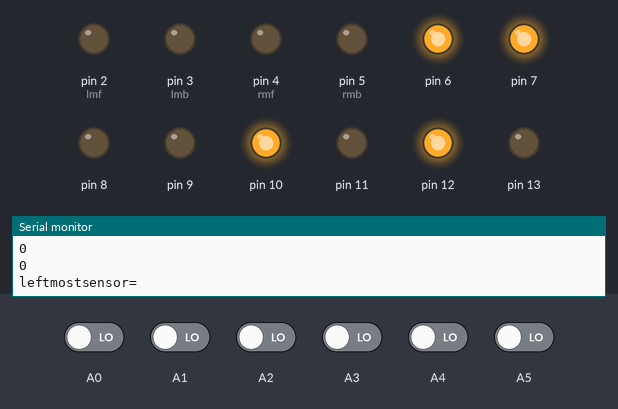
Recording of a sketch running on a simulated Arduino Uno, built with avr-gcc and run on an emulated ATmega328P. On the bench: output pins drawn as LEDs (lit = HIGH), the last lines printed to the serial monitor. The inputs (shaded band) are chosen by the test bench; at power-on: A0–5 LOW.

Above: at 1.2 s.
1.3 s: A0 driven HIGH
At 2.5 s:
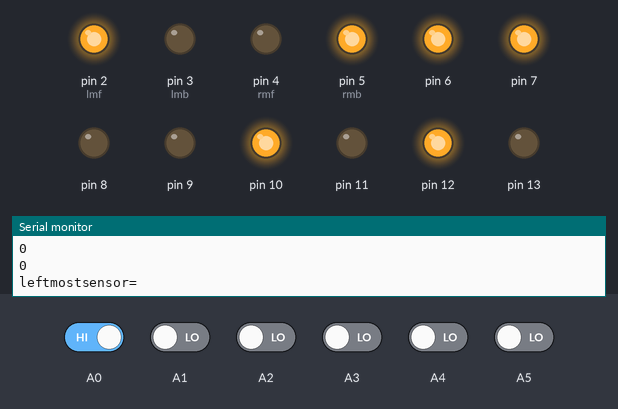
2.8 s: A1 driven HIGH
At 3.4 s:
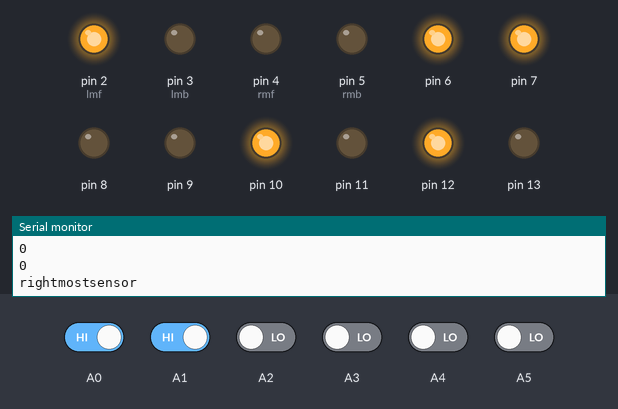
4.3 s: A3 driven HIGH
At 5.1 s:
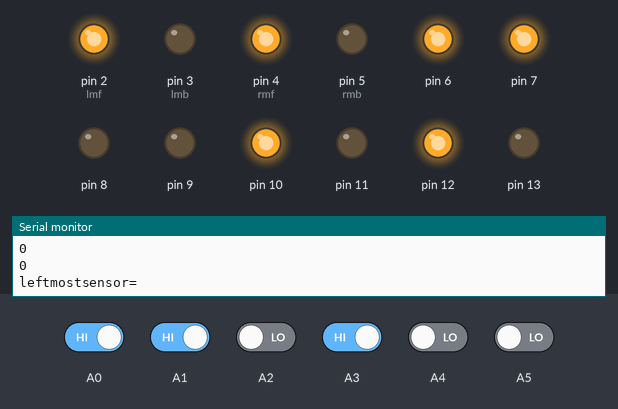
5.8 s: A1 driven LOW
At 6.7 s:
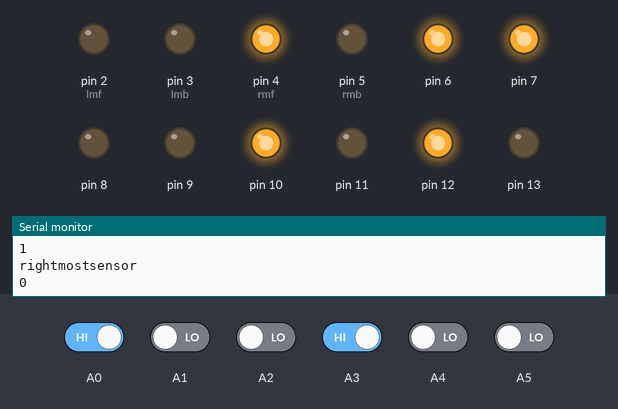
7.3 s: A3 driven LOW
At 8.5 s:
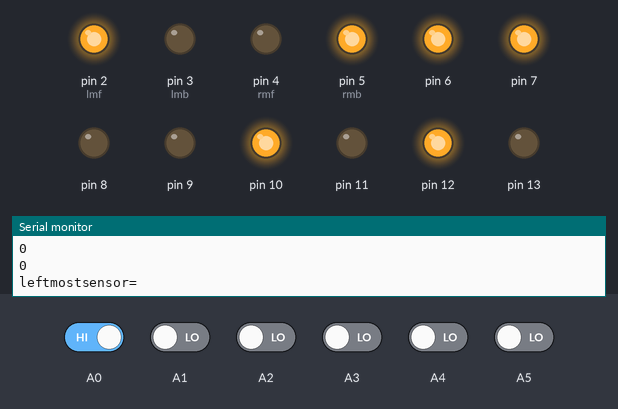
8.8 s: A0 driven LOW and A4 driven HIGH
At 9.2 s:
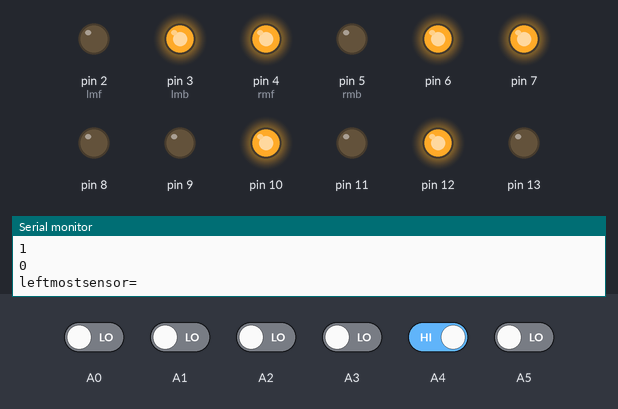
Timing chart, 0 to 11.3 s (numbered marks = the images above; inputs shaded):
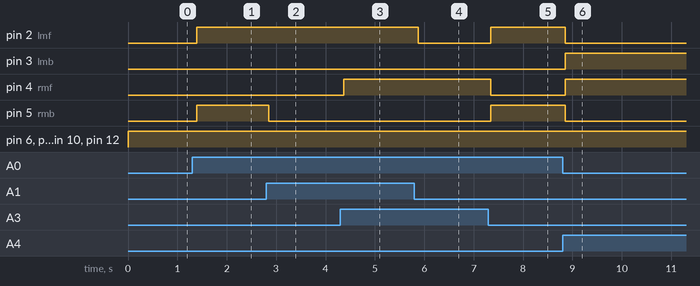

Measured:
- after the input at 1.3 s, pin 2 (lmf), pin 5 (rmb): LOW → HIGH after 0.09 s
- after the input at 2.8 s, pin 5 (rmb): HIGH → LOW after 0.05 s
- after the input at 4.3 s, pin 4 (rmf): LOW → HIGH after 0.07 s
- after the input at 5.8 s, pin 2 (lmf): HIGH → LOW after 0.08 s
- after the input at 7.3 s, pin 2 (lmf), pin 5 (rmb): LOW → HIGH at once; pin 4 (rmf): HIGH → LOW at once
- after the input at 8.8 s, pin 2 (lmf), pin 5 (rmb): HIGH → LOW after 0.06 s; pin 3 (lmb), pin 4 (rmf): LOW → HIGH after 0.06 s

The sketch:

AYUSHYAHAGLELA.ino
```cpp
int lmf=2;
int lmb=3;
int rmf=4;
int rmb=5;

int val0=0;
int val1=0;
int val2=0;
int val3=0;
int val4=0;
int val5=0;

/*int oldlm1=0;
int oldrm1=0;
int oldl1=0;
int oldm1=0;
int oldr1=0;
int oldlm2=0;
int oldrm2=0;
int oldl2=0;
int oldm2=0;
int oldr2=0;
int oldlm3=0;
int oldrm3=0;
int oldl3=0;
int oldm3=0;
int oldr3=0;

int oldlm4=0;
int oldrm4=0;
int oldl4=0;
int oldm4=0;
int oldr4=0;

int oldlm5=0;
int oldrm5=0;
int oldl5=0;
int oldm5=0;
int oldr5=0;

int oldlm6=0;
int oldrm6=0;
int oldl6=0;
int oldm6=0;
int oldr6=0;

int oldlm7=0;
int oldrm7=0;
int oldl7=0;
int oldm7=0;
int oldr7=0;

int oldlm8=0;
int oldrm8=0;
int oldl8=0;
int oldm8=0;
int oldr8=0;

int oldlm9=0;
int oldrm9=0;
int oldl9=0;
int oldm9=0;
int oldr9=0;

int oldlm10=0;
int oldrm10=0;
int oldl10=0;
int oldm10=0;
int oldr10=0;

int oldlm11=0;
int oldrm11=0;
int oldl11=0;
int oldm11=0;
int oldr11=0;

int oldlm12=0;
int oldrm12=0;
int oldl12=0;
int oldm12=0;
int oldr12=0;

int oldlm13=0;
int oldrm13=0;
int oldl13=0;
int oldm13=0;
int oldr13=0;

int oldlm14=0;
int oldrm14=0;
int oldl14=0;
int oldm14=0;
int oldr14=0;

int oldlm15=0;
int oldrm15=0;
int oldl15=0;
int oldm15=0;
int oldr15=0;

int oldlm16=0;
int oldrm16=0;
int oldl16=0;
int oldm16=0;
int oldr16=0;
*/

void setup()
{

Serial.begin(9600);
pinMode(A0,INPUT);
pinMode(A1,INPUT);
pinMode(A2,INPUT);
pinMode(A3,INPUT);
pinMode(A4,INPUT);
pinMode(A5,INPUT);
pinMode(lmf,OUTPUT);
pinMode(lmb,OUTPUT);
pinMode(rmf,OUTPUT);
pinMode(rmb,OUTPUT);
pinMode(6,OUTPUT);
pinMode(7,OUTPUT);
pinMode(8,OUTPUT);
pinMode(9,OUTPUT);
pinMode(10,OUTPUT);
pinMode(11,OUTPUT);
pinMode(12,OUTPUT);
pinMode(13,OUTPUT);

}

void loop()
{
 digitalWrite(6, HIGH);
  digitalWrite(7, HIGH);
  digitalWrite(8, LOW);
  digitalWrite(9, LOW);
  digitalWrite(10, HIGH);
  digitalWrite(11, LOW);
  digitalWrite(12, HIGH);
  digitalWrite(13, LOW);

   val0 = digitalRead(A0);
   int lmsensor=val0;
    Serial.println("leftmostsensor=");
   Serial.println(lmsensor);
   val1 = digitalRead(A1);
   int leftsensor=val1;
   Serial.println(leftsensor);
   val2 = digitalRead(A2);
   int middlesensor=val2;
   Serial.println(middlesensor);
  val3 = digitalRead(A3);
   int rightsensor=val3;
   Serial.println(rightsensor);
   val4 = digitalRead(A4);
   int rmsensor=val4;
    Serial.println("rightmostsensor");
   Serial.println(rmsensor);
   val5 = digitalRead(A5);
   int topsensor=val5;
   Serial.println(topsensor);

  if (lmsensor==1&& rmsensor==1 && leftsensor == 1 && middlesensor == 1 && rightsensor == 1 )
  {

    { if (leftsensor == 0 && middlesensor == 0 && rightsensor == 1)
    {
    digitalWrite(lmb,LOW);  //left wheel
    digitalWrite(rmb,LOW);   //right wheel
    digitalWrite(lmf,LOW);  //left wheel
    digitalWrite(rmf,HIGH);   //right wheel
    delay(10);
   }

    else if (leftsensor == 0 && middlesensor == 1 && rightsensor == 1)
   {
    digitalWrite(lmb,LOW);  //left wheel
    digitalWrite(rmb,LOW);   //right wheel
    digitalWrite(lmf,LOW);  //left wheel
    digitalWrite(rmf,HIGH);   //right wheel
    delay(10);
   }


   else if (leftsensor == 1 && middlesensor == 0 && rightsensor == 1)
   {
    digitalWrite(lmb,LOW);  //left wheel
    digitalWrite(rmb,LOW);   //right wheel
    digitalWrite(lmf,HIGH);  //left wheel
    digitalWrite(rmf,HIGH);   //right wheel
    delay(10);
   }

 else if (leftsensor == 1 && middlesensor == 0 && rightsensor == 0)
 {
    digitalWrite(lmb,LOW);  //left wheel
    digitalWrite(rmb,LOW);   //right wheel
    digitalWrite(lmf,HIGH);  //left wheel
    digitalWrite(rmf,LOW);   //right wheel
    delay(10);
   }


  else  if (leftsensor == 1 && middlesensor == 1 && rightsensor == 0)
  {
    digitalWrite(lmb,LOW);  //left wheel
    digitalWrite(rmb,LOW);   //right wheel
    digitalWrite(lmf,HIGH);  //left wheel
    digitalWrite(rmf,LOW);   //right wheel
    delay(10);
   }

 else if(lmsensor==1&&rmsensor==0)
    {
      digitalWrite(lmb,LOW);  //left wheel
    digitalWrite(rmb,HIGH);   //right wheel
    digitalWrite(lmf,HIGH);  //left wheel
    digitalWrite(rmf,LOW);   //right wheel
    delay(50);
      }
  else if(lmsensor==0&&rmsensor==1)
    {
      digitalWrite(lmb,HIGH);  //left wheel
    digitalWrite(rmb,LOW);   //right wheel
    digitalWrite(lmf,LOW);  //left wheel
    digitalWrite(rmf,HIGH);   //right wheel
    delay(50);
      }
   }

    delay(1000);

     if (middlesensor == 1 )
     {

    digitalWrite(lmb,LOW);  //left wheel
    digitalWrite(rmb,LOW);   //right wheel
    digitalWrite(lmf,LOW);  //left wheel
    digitalWrite(rmf,LOW);   //right wheel
    delay(10);
     }

   }

else{
     if (leftsensor == 0 && middlesensor == 0 && rightsensor == 1)
    {
    digitalWrite(lmb,LOW);  //left wheel
    digitalWrite(rmb,LOW);   //right wheel
    digitalWrite(lmf,LOW);  //left wheel
    digitalWrite(rmf,HIGH);   //right wheel
    delay(10);
   }

    else if (leftsensor == 0 && middlesensor == 1 && rightsensor == 1)
   {
    digitalWrite(lmb,LOW);  //left wheel
    digitalWrite(rmb,LOW);   //right wheel
    digitalWrite(lmf,LOW);  //left wheel
    digitalWrite(rmf,HIGH);   //right wheel
    delay(10);
   }


   else if (leftsensor == 1 && middlesensor == 0 && rightsensor == 1)
   {
    digitalWrite(lmb,LOW);  //left wheel
    digitalWrite(rmb,LOW);   //right wheel
    digitalWrite(lmf,HIGH);  //left wheel
    digitalWrite(rmf,HIGH);   //right wheel
    delay(10);
   }

 else if (leftsensor == 1 && middlesensor == 0 && rightsensor == 0)
 {
    digitalWrite(lmb,LOW);  //left wheel
    digitalWrite(rmb,LOW);   //right wheel
    digitalWrite(lmf,HIGH);  //left wheel
    digitalWrite(rmf,LOW);   //right wheel
    delay(10);
   }


  else  if (leftsensor == 1 && middlesensor == 1 && rightsensor == 0)
  {
    digitalWrite(lmb,LOW);  //left wheel
    digitalWrite(rmb,LOW);   //right wheel
    digitalWrite(lmf,HIGH);  //left wheel
    digitalWrite(rmf,LOW);   //right wheel
    delay(10);
   }
 else if(lmsensor==1&&rmsensor==0)
    {
      digitalWrite(lmb,LOW);  //left wheel
    digitalWrite(rmb,HIGH);   //right wheel
    digitalWrite(lmf,HIGH);  //left wheel
    digitalWrite(rmf,LOW);   //right wheel
    delay(50);
      }
  else if(lmsensor==0&&rmsensor==1)
    {
      digitalWrite(lmb,HIGH);  //left wheel
    digitalWrite(rmb,LOW);   //right wheel
    digitalWrite(lmf,LOW);  //left wheel
    digitalWrite(rmf,HIGH);   //right wheel
    delay(50);
      }


}


    /*else if (lmsensor==0 && rmsensor==0 && leftsensor == 0 && middlesensor == 0 && rightsensor == 0 )
    {
    digitalWrite(lmb,HIGH);  //left wheel
    digitalWrite(rmb,HIGH);   //right wheel
    digitalWrite(lmf,LOW);  //left wheel
    digitalWrite(rmf,LOW);   //right wheel
    delay(300);
    digitalWrite(lmb,LOW);  //left wheel
    digitalWrite(rmb,LOW);   //right wheel
    digitalWrite(lmf,LOW);  //left wheel
    digitalWrite(rmf,LOW);   //right wheel
    delay(2000000);
   }*/
/*
 oldrm1=rmsensor;
oldlm1=lmsensor;
oldl1=leftsensor;
oldm1=middlesensor;
oldr1=rightsensor;
oldrm2=oldrm1;
oldlm2=oldlm1;
oldr2=oldr1;
oldm2=oldm1;
oldl2=oldl1;
oldrm3=oldrm2;
oldlm3=oldlm2;
oldr3=oldr2;
oldm3=oldm2;
oldl3=oldl2;
oldrm4=oldrm3;
oldlm4=oldlm3;
oldr4=oldr3;
oldm4=oldm3;
oldl4=oldl3;
oldrm5=oldrm4;
oldlm5=oldlm4;
oldr5=oldr4;
oldm5=oldm4;
oldl5=oldl4;
oldrm6=oldrm5;
oldlm6=oldlm5;
oldr6=oldr5;
oldm6=oldm5;
oldl6=oldl5;
oldrm7=oldrm6;
oldlm7=oldlm6;
oldr7=oldr6;
oldm7=oldm6;
oldl7=oldl6;
oldrm8=oldrm7;
oldlm8=oldlm7;
oldr8=oldr7;
oldm8=oldm7;
oldl8=oldl7;
oldrm9=oldrm8;
oldlm9=oldlm8;
oldr9=oldr8;
oldm9=oldm8;
oldl9=oldl8;
oldrm10=oldrm9;
oldlm10=oldlm9;
oldr10=oldr9;
oldm10=oldm9;
oldl10=oldl9;
oldrm11=oldrm10;
oldlm11=oldlm10;
oldr11=oldr10;
oldm11=oldm10;
oldl11=oldl10;
oldrm12=oldrm11;
oldlm12=oldlm11;
oldl12=oldl11;
oldm12=oldm11;
oldr12=oldr11;

oldrm13=oldrm12;
oldlm13=oldlm12;
oldl13=oldl12;
oldm13=oldm12;
oldr13=oldr12;

oldrm14=oldrm13;
oldlm14=oldlm13;
oldl14=oldl13;
oldm14=oldm13;
oldr14=oldr13;

oldrm15=oldrm14;
oldlm15=oldlm14;
oldl15=oldl14;
oldm15=oldm14;
oldr15=oldr14;

oldrm16=oldrm15;
oldlm16=oldlm15;
oldl16=oldl15;
oldm16=oldm15;
oldr16=oldr15;*/


    }
```
